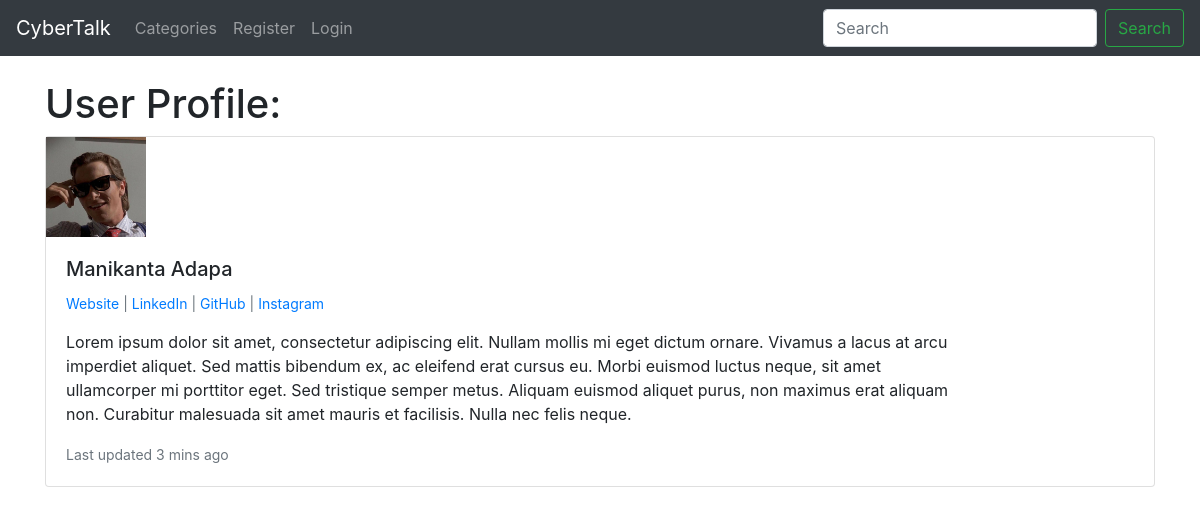
/members/1/profile/, run on the app's committed database.
### theblog/models.py (models this page shows, shortened)
class Profile(models.Model):
    user=models.OneToOneField(User,null=True,on_delete=models.CASCADE)
    bio=models.TextField()
    profile_pic=models.ImageField(null=True, blank=True,upload_to='images/profile/')
    website_url=models.CharField(max_length=255,null=True,blank=True)
    linkedin_url=models.CharField(max_length=255,null=True,blank=True)
    github_url=models.CharField(max_length=255,null=True,blank=True)
    ig_url=models.CharField(max_length=255,null=True,blank=True)

### members/views.py (the view)
# urls.py: path('<int:pk>/profile/',ShowProfilePageView.as_view(),name='show_profile_page'),
class ShowProfilePageView(DetailView):
    model=Profile
    template_name='registration/user_profile.html'
    def get_context_data(self,*args, **kwargs):
         users=Profile.objects.all()
         context=super(ShowProfilePageView,self).get_context_data(*args, **kwargs)
         page_user=get_object_or_404(Profile,id=self.kwargs['pk'])
         context["page_user"]=page_user
         return context

### members/templates/registration/user_profile.html
{% extends 'base.html' %}
{% load static %}
{% block content %}
<h1>User Profile:</h1>
<div class="card mb-3">
    <div class="row no-gutters">
        {% if post.author.profile.profile_pic %}
        <div class="col-md-4">
            <img src="{{page_user.profile_pic.url}}" alt="..." width="100" height="100" alt="">
        </div>
        {% else %}
        <div class="col-md-4">
            <img src="{% static 'theblog/images/default_pic.jpg' %}" alt="..." width="100" height="100" alt="">
        </div>
        {% endif %}
        <div class="col-md-10">
            <div class="card-body">
                <h5 class="card-title">{{page_user.user.first_name}} {{page_user.user.last_name}}</h5>
                <p class="small text-muted">
                    {% if page_user.website_url %}
                    <a href="{{page_user.website_url}}">Website</a> |
                    {% endif %}
                    {% if page_user.website_url %}
                    <a    href="{{page_user.linkedin_url}}">LinkedIn</a> |
                    {% endif %}
                    {% if page_user.website_url %}
                    <a    href="{{page_user.github_url}}">GitHub</a> |
                    {% endif %}
                    {% if page_user.website_url %}
                    <a    href="{{page_user.ig_url}}">Instagram</a>
                    {% endif %}
                </p>
                <p class="card-text">{{page_user.bio}}</p>
                <p class="card-text"><small class="text-muted">Last updated 3 mins ago</small></p>
            </div>
        </div>
    </div>
</div>
{% endblock %}

### data on the page
Profile: user.first_name "Manikanta", user.last_name "Adapa", bio "Lorem ipsum dolor sit amet, consectetur adipiscing elit. Nullam mollis mi eget dictum ornare. Vivamus a lacus at arcu imperdiet aliquet. Sed mattis bibendum ex, ac eleifend erat cursus eu. Morbi euismod luctus neque, sit amet ullamcorper mi porttitor eget. Sed tristique semper metus. Aliquam euismod aliquet purus, non maximus erat aliquam non. Curabitur malesuada sit amet mauris et facilisis. Nulla nec felis neque."
